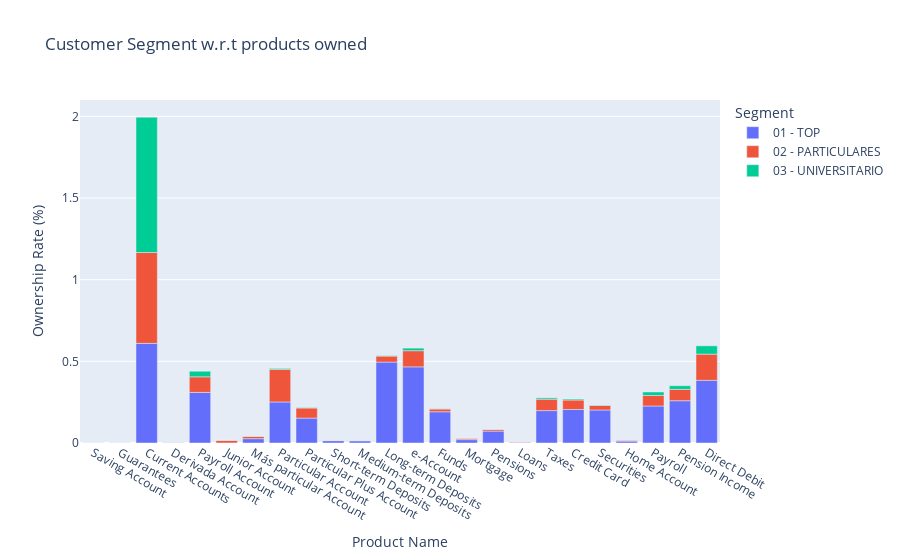

The cell this chart's notebook holds for it:
### Code cell
import plotly.express as px

df_product_segment_relation = df_train.groupby('segmento')[ult1_columns].mean()

df_melted = df_product_segment_relation.reset_index().melt(
    id_vars='segmento',
    var_name='product',
    value_name='ownership_rate'
)
df_melted['product_name'] = df_melted['product'].map(product_labels)

px.bar(df_melted, x='product_name',
       y = 'ownership_rate',
       color='segmento',
       title='Customer Segment w.r.t products owned',
       labels={
        "segmento": "Segment",
        "product_name" : "Product Name",
        "ownership_rate": "Ownership Rate (%)"
    }
       )

### Figure 1 — Plotly figure (JSON) as saved in the notebook; plotly's stock layout.template omitted (floating-point values rounded to 4 significant figures)
{"data": [{"alignmentgroup": "True", "hovertemplate": "Segment=01 - TOP<br>Product Name=%{x}<br>Ownership Rate (%)=%{y}<extra></extra>", "legendgroup": "01 - TOP", "marker": {"color": "#636efa", "pattern": {"shape": ""}}, "name": "01 - TOP", "offsetgroup": "01 - TOP", "orientation": "v", "showlegend": true, "textposition": "auto", "type": "bar", "x": ["Saving Account", "Guarantees", "Current Accounts", "Derivada Account", "Payroll Account", "Junior Account", "Más particular Account", "Particular Account", "Particular Plus Account", "Short-term Deposits", "Medium-term Deposits", "Long-term Deposits", "e-Account", "Funds", "Mortgage", "Pensions", "Loans", "Taxes", "Credit Card", "Securities", "Home Account", "Payroll", "Pension Income", "Direct Debit"], "xaxis": "x", "y": [0.0002046, 0.0002277, 0.61, 0.001854, 0.3098, 0.0002241, 0.02659, 0.2512, 0.1525, 0.01426, 0.01338, 0.4953, 0.4662, 0.1911, 0.0207, 0.07297, 0.002352, 0.1984, 0.2053, 0.2021, 0.01161, 0.2266, 0.2588, 0.3836], "yaxis": "y"}, {"alignmentgroup": "True", "hovertemplate": "Segment=02 - PARTICULARES<br>Product Name=%{x}<br>Ownership Rate (%)=%{y}<extra></extra>", "legendgroup": "02 - PARTICULARES", "marker": {"color": "#EF553B", "pattern": {"shape": ""}}, "name": "02 - PARTICULARES", "offsetgroup": "02 - PARTICULARES", "orientation": "v", "showlegend": true, "textposition": "auto", "type": "bar", "x": ["Saving Account", "Guarantees", "Current Accounts", "Derivada Account", "Payroll Account", "Junior Account", "Más particular Account", "Particular Account", "Particular Plus Account", "Short-term Deposits", "Medium-term Deposits", "Long-term Deposits", "e-Account", "Funds", "Mortgage", "Pensions", "Loans", "Taxes", "Credit Card", "Securities", "Home Account", "Payroll", "Pension Income", "Direct Debit"], "xaxis": "x", "y": [0.0001609, 2.362e-05, 0.5562, 0.0005381, 0.09534, 0.01613, 0.01343, 0.1997, 0.06187, 0.001816, 0.001845, 0.03703, 0.09902, 0.01733, 0.008472, 0.01033, 0.004126, 0.0697, 0.05793, 0.02833, 0.005716, 0.06433, 0.06982, 0.1606], "yaxis": "y"}, {"alignmentgroup": "True", "hovertemplate": "Segment=03 - UNIVERSITARIO<br>Product Name=%{x}<br>Ownership Rate (%)=%{y}<extra></extra>", "legendgroup": "03 - UNIVERSITARIO", "marker": {"color": "#00cc96", "pattern": {"shape": ""}}, "name": "03 - UNIVERSITARIO", "offsetgroup": "03 - UNIVERSITARIO", "orientation": "v", "showlegend": true, "textposition": "auto", "type": "bar", "x": ["Saving Account", "Guarantees", "Current Accounts", "Derivada Account", "Payroll Account", "Junior Account", "Más particular Account", "Particular Account", "Particular Plus Account", "Short-term Deposits", "Medium-term Deposits", "Long-term Deposits", "e-Account", "Funds", "Mortgage", "Pensions", "Loans", "Taxes", "Credit Card", "Securities", "Home Account", "Payroll", "Pension Income", "Direct Debit"], "xaxis": "x", "y": [0, 0, 0.8288, 9.117e-06, 0.0343, 1.682e-05, 0.001657, 0.005748, 0.002515, 0.0001293, 9.117e-05, 0.002526, 0.01573, 0.001368, 0.0002133, 0.0003667, 7.193e-05, 0.008168, 0.005876, 0.00206, 9.28e-05, 0.02143, 0.02191, 0.05061], "yaxis": "y"}], "layout": {"barmode": "relative", "legend": {"title": {"text": "Segment"}, "tracegroupgap": 0}, "title": {"text": "Customer Segment w.r.t products owned"}, "xaxis": {"anchor": "y", "domain": [0, 1], "title": {"text": "Product Name"}}, "yaxis": {"anchor": "x", "domain": [0, 1], "title": {"text": "Ownership Rate (%)"}}}}
